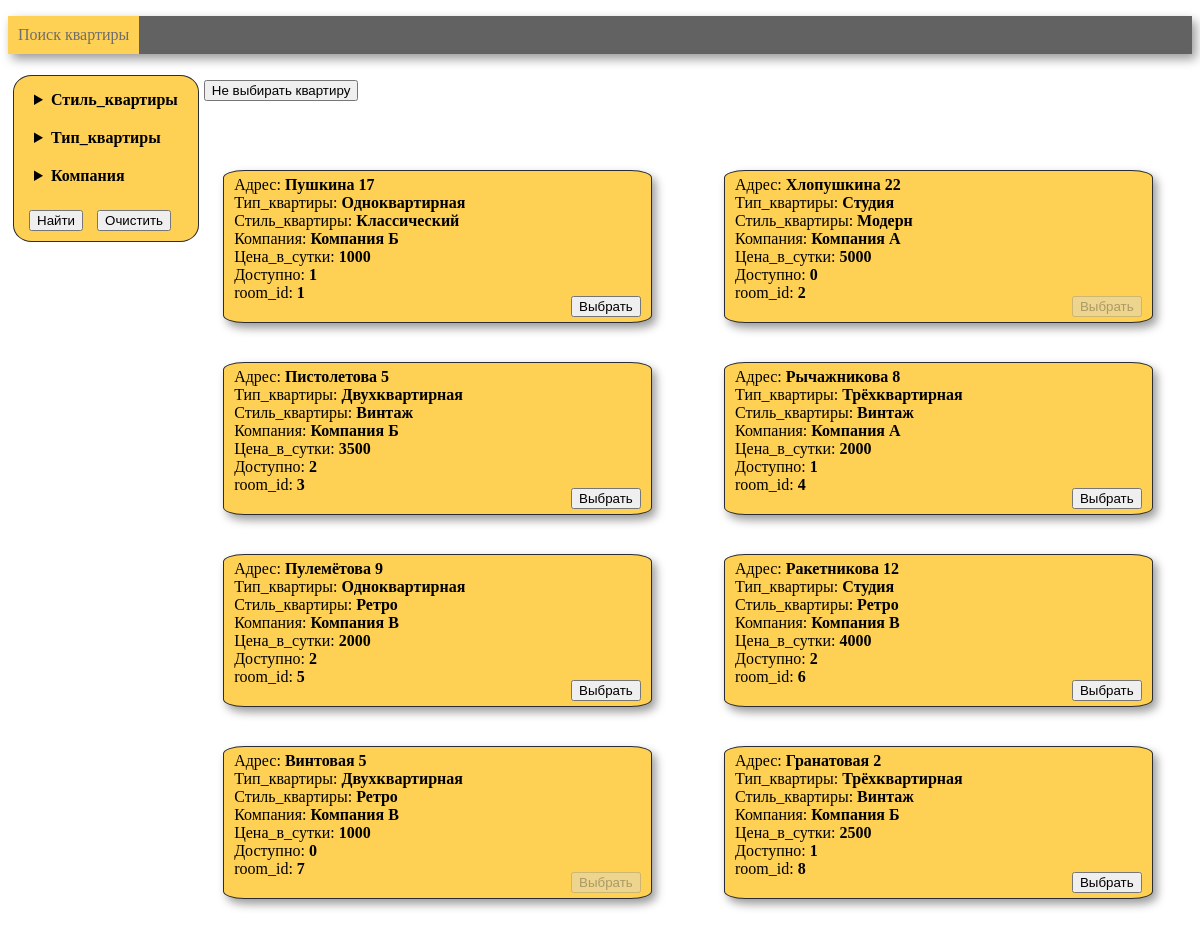
Screenshot of /search with the database file from the repository.
### tables this page shows
CREATE TABLE room (
      room_id INTEGER PRIMARY KEY AUTOINCREMENT,
          title VARCHAR(80),
      style_id int,
      company_id INT,
      price INT,
      available_amount INT,
      FOREIGN KEY  (style_id)  REFERENCES style  (style_id) ON DELETE CASCADE,
      FOREIGN KEY (company_id)  REFERENCES company (company_id) ON DELETE CASCADE
);

CREATE TABLE style (
     style_id INTEGER PRIMARY KEY AUTOINCREMENT,
         style_name VARCHAR(30)
);

CREATE TABLE company (
       company_id INTEGER PRIMARY KEY AUTOINCREMENT,
           company_name VARCHAR(40)
);

### controllers/search.py (the view)
@app.route('/search', methods=["GET"])
def search():
    conn = get_db_connection()
    if request.values.get('borrow_room'):
        room_id = int(request.values.get('borrow_room'))
        borrow_room(conn, room_id, session['client_id'])
        return redirect(url_for("index"))
    if request.values.get('search') and len(request.values.to_dict()) > 1:
        filter_dict = dict(filter(lambda item: item[0] not in ('search'), dict(request.values).items()))
        chosen_style = {}
        chosen_room_type = {}
        chosen_company = {}
        df_style = get_style(conn)
        df_room_type = get_room_type(conn)
        df_company = get_company(conn)
        for i in range(len(df_style)):
            if df_style.loc[i, 'style_name'] in filter_dict:
                chosen_style[df_style.loc[i, 'style_name']] = df_style.loc[i, 'style_id']
        for i in range(len(df_room_type)):
            if df_room_type.loc[i, 'room_type_name'] in filter_dict:
                chosen_room_type[df_room_type.loc[i, 'room_type_name']] = df_room_type.loc[i, 'room_type_id']
        for i in range(len(df_company)):
            if df_company.loc[i, 'company_name'] in filter_dict:
                chosen_company[df_company.loc[i, 'company_name']] = df_company.loc[i, 'company_id']
        df_room = get_room(conn, chosen_style, chosen_room_type, chosen_company)
        html = render_template(
            'search.html',
            room = df_room,
            style = df_style,
            room_type = df_room_type,
            company = df_company,
            chosen_style = chosen_style,
            chosen_room_type = chosen_room_type,
            chosen_company = chosen_company,
            len = len
        )
    else:
        df_room = get_room(conn)
        df_style = get_style(conn)
        df_room_type = get_room_type(conn)
        df_company = get_company(conn)
        html = render_template(
                'search.html',
                room = df_room,
                style = df_style,
                room_type = df_room_type,
                company = df_company,
                len = len
        )
    return html

### models/search_model.py (called while the page is built)
def get_style(conn):
    return pandas.read_sql('''

        select distinct style.*, count() over(partition by room.style_id) as count from style join room using(style_id)

    ''', conn)

def get_room_type(conn):
    return pandas.read_sql('''

        select distinct room_type.*, count() over(partition by room_room_type.room_type_id)
        as count from room_type join room_room_type using(room_type_id)

    ''', conn)

def get_company(conn):
    return pandas.read_sql('''

        select distinct company.*, count() over(partition by company_id)
        as count from company join room using(company_id)

    ''', conn)

### utils.py (called while the page is built)
def get_db_connection():
    connection = sqlite3.connect("Hotel.sqlite")
    return connection

### templates/search.html (shortened to what this page needs)
<!DOCTYPE html>
<html>
    <head>
        <link rel="stylesheet" type="text/css" href="/static/css/main.css" />
        {% macro render_room_card(room) %}
            <form method="get" class="room_container">
                {% for i in range(len(room)) %}
                    <ul class="room_card">
                        {% for name in room.dtypes.index %}
                        <li>{{name}}: <b>{{room.loc[i, name]}}</b></li>
                        {% endfor %}
                        {% if room.loc[i, "Доступно"] == 0 %}
                            <button disabled type="submit" name="borrow_room" value={{room.loc[i, "room_id"]}}>Выбрать</button>
                        {% else %}
                            <button type="submit" name="borrow_room" value={{room.loc[i, "room_id"]}}>Выбрать</button>
                        {% endif %}
                    </ul>
                {% endfor %}
            </form method="get">
        {% endmacro %}
    </head>
    <body>
        <div class="menu">
            <ul>
                <li class ="active"><a href={{ url_for("index")}}>Поиск квартиры</a></li>
            </ul>
        </div>
        <form action="{{url_for("search")}}" class="filter_menu">
            {% if len(chosen_style) != 0 %}
                <details open>
            {% else %}
                <details>
            {% endif %}
                <summary><b>Стиль_квартиры</b></summary>
            </details>
            {% if len(chosen_room_type) != 0 %}
                <details open>
            {% else %}
                <details>
            {% endif %}
                <summary><b>Тип_квартиры</b></summary>
            </details>
            {% if len(chosen_company) != 0 %}
                <details open>
            {% else %}
                <details>
            {% endif %}
                <summary><b>Компания</b></summary>
            </details>
            <input type="submit" name="search" value="Найти">
            <input type="submit" name="clear_filter" value="Очистить">
        </form>
        <div class="block">
            <form action="{{url_for("index")}}" method="get">
                <input type="submit" value="Не выбирать квартиру">
            </form>
            <p>
            </p>
            {{render_room_card(room)}}
        </div>
    </body>
</html>

### static/CSS/main.css (style rules this page uses)
.menu { background-color: #626262; box-shadow: 4px 5px 10px rgba(0, 0, 0, 0.4); width: 100%; }
.menu li { display: inline-block; vertical-align: top; padding: 10px; color: #6f6d6d; }
.menu a { text-decoration: none; color: #6f6d6d; }
.menu ul { padding: 0px; }
.active { background-color: #fed053; color: #f8f8f8; }
.block { padding: 10px 20px; color: #2a2e34; }
.room_container { display: flex; flex-wrap: wrap; justify-content: space-between; }
.room_card { position: relative; width: 42%; margin: 2%; padding: 5px 10px 20px 10px; background-color: #fed053; box-shadow: 4px 5px 10px rgba(0, 0, 0, 0.4); border-radius: 5%; color: #000000; border: #2a2e34 thin solid; }
.room_card button[name=borrow_room] { position: absolute; bottom: 5px; right: 10px; }
.room_card li { list-style-type: none; }
body { min-width: 500px; }
.filter_menu { float: left; width: max-content; margin: 5px; background-color: #fed053; border: #2a2e34 thin solid; border-radius: 10%; padding: 5px 10px 5px 10px; color: #000000; }
.filter_menu input { margin: 5px; margin-top: 15px; }
.filter_menu details { padding: 10px; }

### rows the page displays
room: title "Пушкина 17"
style: style_name "Классический"
company: company_name "Компания Б" "Компания Б" "Компания Б"
room: title "Хлопушкина 22"
style: style_name "Модерн"
company: company_name "Компания А" "Компания А"
room: title "Пистолетова 5"
style: style_name "Винтаж" "Винтаж" "Винтаж"
room: title "Рычажникова 8"
room: title "Пулемётова 9"
style: style_name "Ретро" "Ретро" "Ретро"
company: company_name "Компания В" "Компания В" "Компания В"
room: title "Ракетникова 12"
room: title "Винтовая 5"
room: title "Гранатовая 2"

### other values shown
{{ name }} "Адрес" "Тип_квартиры" "Стиль_квартиры" "Компания" "Цена_в_сутки" "Доступно" "room_id" "Адрес" "Тип_квартиры" "Стиль_квартиры" "Компания" "Цена_в_сутки" "Доступно" "room_id" "Адрес" "Тип_квартиры" "Стиль_квартиры" "Компания" "Цена_в_сутки" "Доступно" "room_id" "Адрес" "Тип_квартиры" "Стиль_квартиры" "Компания" "Цена_в_сутки" "Доступно" "room_id" "Адрес" "Тип_квартиры" "Стиль_квартиры" "Компания" "Цена_в_сутки" "Доступно" "room_id" "Адрес" "Тип_квартиры" "Стиль_квартиры" "Компания" "Цена_в_сутки" "Доступно" "room_id" "Адрес" "Тип_квартиры" "Стиль_квартиры" "Компания" "Цена_в_сутки" "Доступно" "room_id" "Адрес" "Тип_квартиры" "Стиль_квартиры" "Компания" "Цена_в_сутки" "Доступно" "room_id"
{{ room.loc[i, name] }} "Одноквартирная" "1000" "1" "1" "Студия" "5000" "0" "2" "Двухквартирная" "3500" "2" "3" "Трёхквартирная" "2000" "1" "4" "Одноквартирная" "2000" "2" "5" "Студия" "4000" "2" "6" "Двухквартирная" "1000" "0" "7" "Трёхквартирная" "2500" "1" "8"
